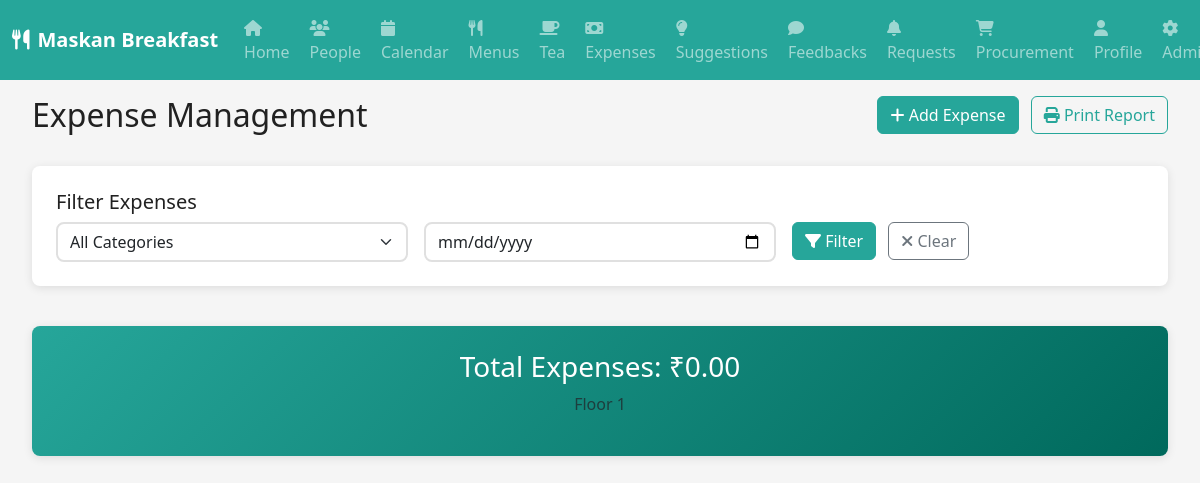
The page /expenses (signed in) on the database as committed earlier.
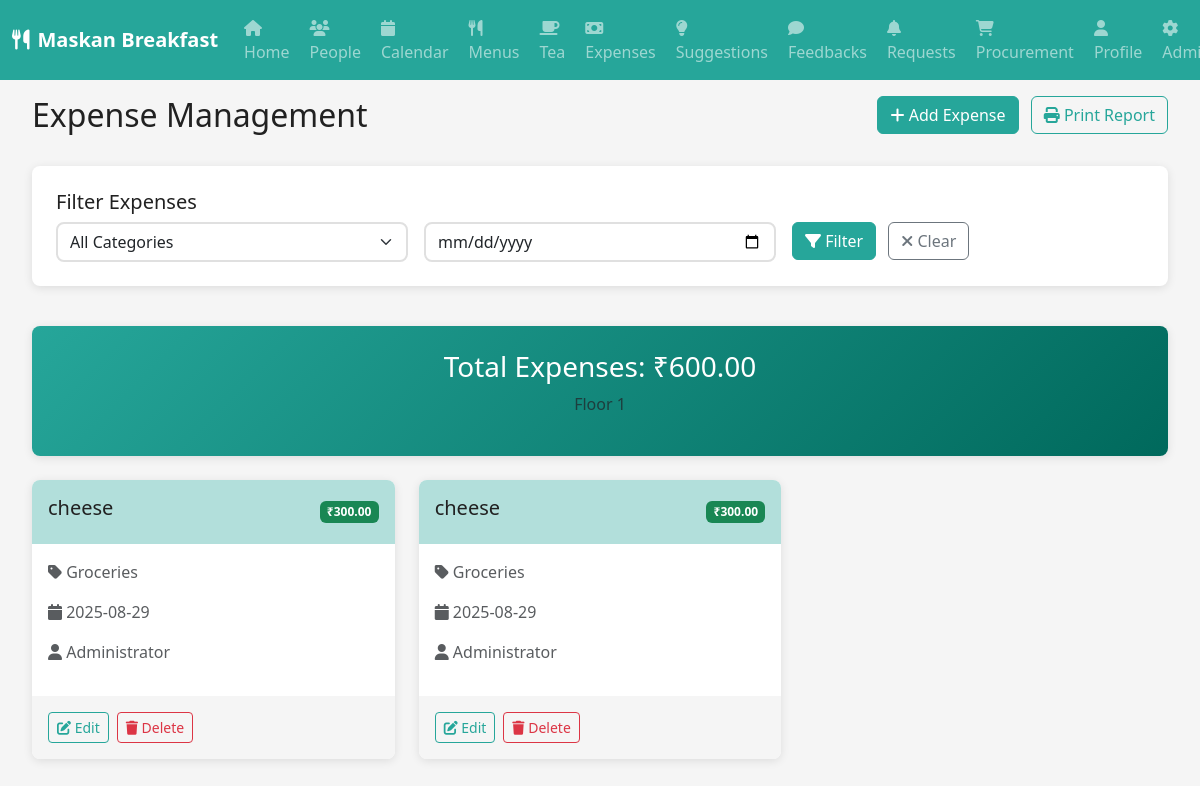
The same page on the database as committed later.
### models.py (models this page shows)
class Expense(db.Model):
    id = db.Column(db.Integer, primary_key=True)
    description = db.Column(db.String(200), nullable=False)
    amount = db.Column(db.Float, nullable=False)
    category = db.Column(db.String(50), nullable=False)
    date = db.Column(db.Date, nullable=False)
    user_id = db.Column(db.Integer, db.ForeignKey('user.id'))
    floor = db.Column(db.Integer, nullable=False)
    created_at = db.Column(db.DateTime, default=datetime.utcnow)
    user = db.relationship('User', backref='expenses')

class User(db.Model):
    id = db.Column(db.Integer, primary_key=True)
    username = db.Column(db.String(64), unique=True, nullable=True)
    email = db.Column(db.String(120), unique=True, nullable=False)
    password_hash = db.Column(db.String(256))
    role = db.Column(db.String(20), nullable=False)
    floor = db.Column(db.Integer, nullable=True)
    is_verified = db.Column(db.Boolean, default=False)
    profile_pic = db.Column(db.String(200), nullable=True)
    created_at = db.Column(db.DateTime, default=datetime.utcnow)
    updated_at = db.Column(db.DateTime, default=datetime.utcnow, onupdate=datetime.utcnow)

### routes.py (the view, shortened to what this page needs)
@app.route('/expenses', methods=['GET', 'POST'])
def expenses():
    if 'user_id' not in session:
        return redirect(url_for('login'))
    user = User.query.get(session['user_id'])
    filter_category = request.args.get('category', '')
    filter_date = request.args.get('date', '')
    query = Expense.query.filter_by(floor=user.floor)
    if filter_category:
        query = query.filter(Expense.category == filter_category)
    if filter_date:
        filter_date = datetime.strptime(filter_date, '%Y-%m-%d').date()
        query = query.filter(Expense.date == filter_date)
    expenses = query.order_by(Expense.date.desc()).all()
    total_amount = sum([e.amount for e in expenses])
    categories = db.session.query(Expense.category).filter_by(floor=user.floor).distinct().all()
    return render_template('expenses.html', user=user, expenses=expenses,
                         total_amount=total_amount, categories=categories,
                         filter_category=filter_category, filter_date=filter_date)

### routes.py (called while the page is built)
@app.context_processor
def inject_user():
    if 'user_id' in session:
        user = User.query.get(session['user_id'])
        return dict(current_user=user)
    return dict(current_user=None)

### templates/expenses.html (shortened to what this page needs)
{% extends "base.html" %}
{% block content %}
<div class="container-fluid">
    <div class="row mb-4">
        <div class="col-md-6">
            <h2>Expense Management</h2>
        </div>
        <div class="col-md-6 text-end">
            {% if current_user.role in ['admin', 'pantryHead'] %}
            <button class="btn btn-teal" data-bs-toggle="modal" data-bs-target="#addExpenseModal">
                <i class="fas fa-plus"></i> Add Expense
            </button>
            {% endif %}
            <button class="btn btn-outline-teal ms-2" onclick="printExpenseReport()">
                <i class="fas fa-print"></i> Print Report
            </button>
        </div>
    </div>
    <div class="row mb-4">
        <div class="col-md-12">
            <div class="filter-card">
                <h5>Filter Expenses</h5>
                <form method="GET" class="row g-3">
                    <div class="col-md-4">
                        <select class="form-select" name="category">
                            <option value="">All Categories</option>
                        </select>
                    </div>
                    <div class="col-md-4">
                        <input type="date" class="form-control" name="date" value="{{ filter_date }}">
                    </div>
                    <div class="col-md-4">
                        <button type="submit" class="btn btn-teal">
                            <i class="fas fa-filter"></i> Filter
                        </button>
                        <a href="{{ url_for('expenses') }}" class="btn btn-outline-secondary ms-2">
                            <i class="fas fa-times"></i> Clear
                        </a>
                    </div>
                </form>
            </div>
        </div>
    </div>
    <div class="row mb-4">
        <div class="col-md-12">
            <div class="total-card">
                <h3>Total Expenses: ₹{{ "%.2f"|format(total_amount) }}</h3>
                <p class="text-muted">Floor {{ current_user.floor }}</p>
            </div>
        </div>
    </div>
    <div class="row">
        {% for expense in expenses %}
        <div class="col-md-6 col-lg-4 mb-3">
            <div class="expense-card">
                <div class="expense-header">
                    <h5>{{ expense.description }}</h5>
                    <span class="badge bg-success">₹{{ "%.2f"|format(expense.amount) }}</span>
                </div>
                <div class="expense-body">
                    <p class="text-muted">
                        <i class="fas fa-tag"></i> {{ expense.category.title() }}
                    </p>
                    <p class="text-muted">
                        <i class="fas fa-calendar"></i> {{ expense.date.strftime('%Y-%m-%d') }}
                    </p>
                    <p class="text-muted">
                        <i class="fas fa-user"></i> {{ expense.user.username or expense.user.email }}
                    </p>
                </div>
                {% if current_user.role in ['admin', 'pantryHead'] %}
                <div class="expense-actions">
                    <button class="btn btn-sm btn-outline-teal">
                        <i class="fas fa-edit"></i> Edit
                    </button>
                    <button class="btn btn-sm btn-outline-danger">
                        <i class="fas fa-trash"></i> Delete
                    </button>
                </div>
                {% endif %}
            </div>
        </div>
        {% endfor %}
    </div>
</div>
{% endblock %}

Rows that differ between the two databases and show on the page:
added Expense: description "cheese", amount "300.00", category "Groceries", date "2025-08-29", user "Administrator"
added Expense: description "cheese", amount "300.00", category "Groceries", date "2025-08-29", user "Administrator"
Other text that changed with them:
{{ "%.2f"|format(total_amount) }}: "0.00" → "600.00"
